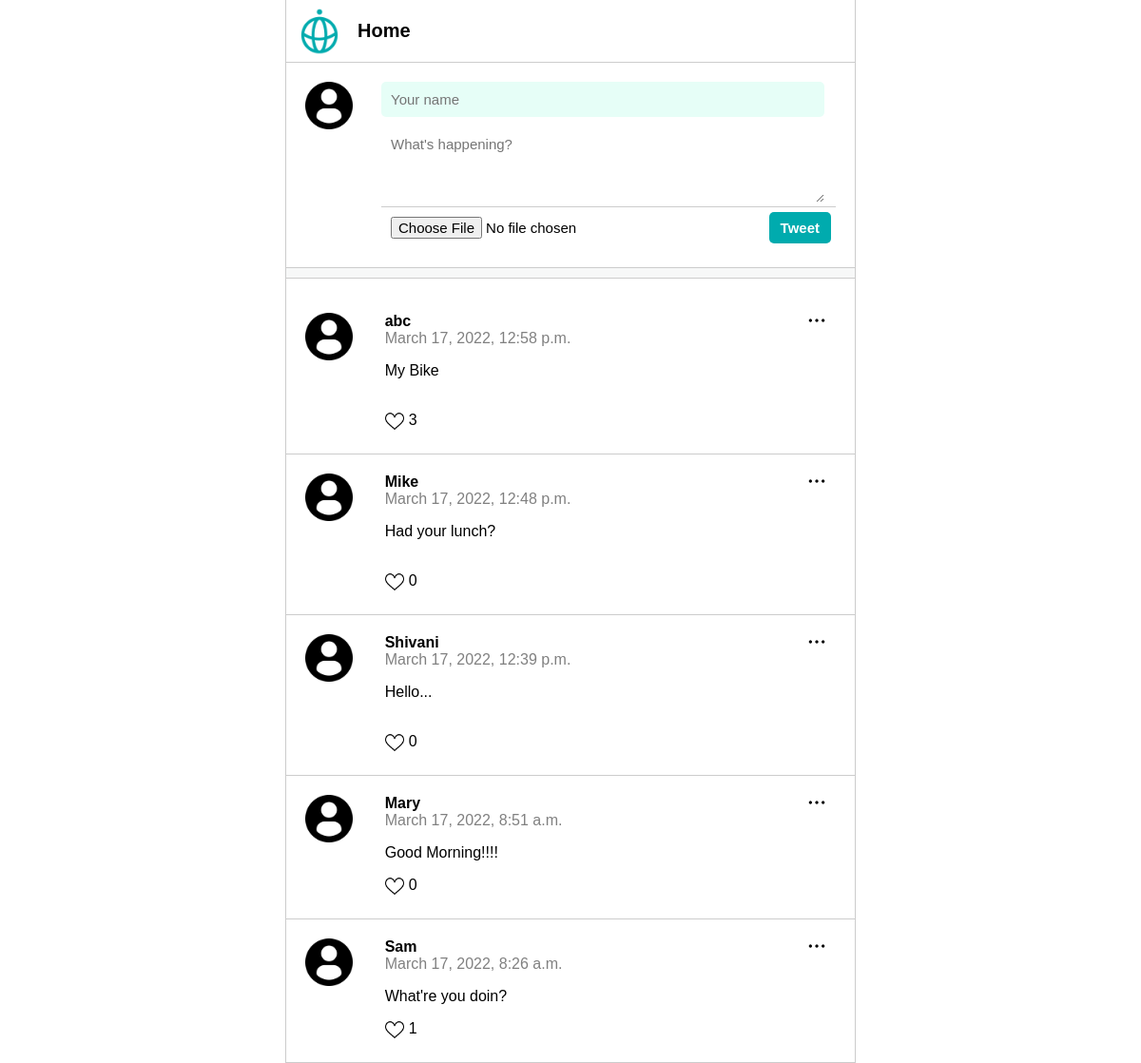
The page / on the database its author committed.
### posts/models.py (models this page shows)
class Post(models.Model):
    class Meta(object):
        db_table = 'post'
    name = models.CharField(
        'Name', blank=False, null=False, max_length=14, db_index=True, default='Anonymous'
    )
    body = models.CharField(
        'Body', blank=True, null=True, max_length=140, db_index=True
    )
    created_at = models.DateTimeField(
        'Created DateTime', blank=True, auto_now_add=True
    )
    like_count = models.PositiveBigIntegerField(
        'like', blank=True, null=True, default=0
    )
    image = CloudinaryField(
        'image', blank=True
    )

### posts/views.py (the view, shortened to what this page needs)
# urls.py: path('', views.index, name='index'),
def index(request):
    form = PostForm(request.POST, request.FILES)
    posts = Post.objects.all().order_by('-created_at')[:20]
    return render(request, 'posts.html', {'posts': posts, 'form': form})

### posts/forms.py
class PostForm(forms.ModelForm):
    class Meta:
        model = Post
        fields = '__all__'

### templates/posts.html (shortened to what this page needs)
{% extends "base.html" %} {% block content %} {% load static %}
<section class="content">
  <section class="main_header">
    <img src="{% static 'img/techis-logo.png' %}" class="logo" />
    <h1>Home</h1>
  </section>
  <div class="posts_form">
    <img src="{% static 'img/profile-user.png' %}" />
    <form action="/" method="POST" enctype="multipart/form-data">
      <input type="text" name="name" placeholder="Your name" required />
      <textarea name="body" placeholder="What's happening?" required></textarea>
      <div class="bottom">
        <input type="file" id="myfile" name="image" />
        <button class="btn" type="submit">Tweet</button>
      </div>
    </form>
  </div>
  <div class="space"></div>
  <section class="posts">
    <ul>
      {% for post in posts %}
      <li>
        <img
          class="option_icon js-option-icon"
          src="{% static 'img/option.png' %}"
        />
        <div class="logo">
          <img src="{% static 'img/profile-user.png' %}" />
        </div>
        <div class="name_body">
          <div class="name">{{ post.name }}</div>
          <div class="datetime">{{ post.created_at }}</div>
          <p>{{ post.body }}</p>
          <div class="icon">
            <a href="likes/{{ post.id }}">
              <img src="{% static 'img/like.png' %}" />
            </a>
            {{ post.like_count }}
          </div>
        </div>
      </li>
      {% endfor %}
    </ul>
  </section>
</section>
{% endblock %}

### templates/base.html (shortened to what this page needs)
<!DOCTYPE html>
<html lang="en">
  <head>
    {% load static %}
    <link href="{% static 'css/style.css' %}" rel="stylesheet" />
  </head>
  <body>
    {% block content %} {{ content }} {% endblock %}
  </body>
</html>

### static/css/style.css (style rules this page uses)
html, body { height: 100%; margin: 0 auto; font-family: sans-serif; }
.content { max-width: 600px; margin: 0 auto; border-left: 1px solid #ccc; border-right: 1px solid #ccc; text-align: left; box-sizing: border-box; }
.main_header { display: flex; height: 45px; border-bottom: 1px solid #ccc; padding: 10px; justify-content: left; align-items: center; }
.main_header .logo { width: 50px; margin-right: 15px; }
.main_header h1 { margin: 0px 0px; font-size: 20px; }
.posts_form { padding: 20px; border-bottom: 1px solid #ccc; }
.posts_form img { width: 50px; position: relative; float: left; padding-right: 30px; padding-bottom: 135px; }
.space { height: 10px; background-color: #f7f8f8; border-bottom: 1px solid #ccc; }
.posts_form .btn { color: white; background-color: #00abae; font-weight: bold; font-size: 15px; padding: 8px 12px; border: none; border-radius: 5px; }
.posts_form .bottom { display: flex; justify-content: space-between; padding: 5px; border-top: 1px solid #ccc; }
.posts_form #myfile { background: none; margin-bottom: 0px; padding: 5px; }
.posts_form input { width: 80%; background-color: #e6fef7; margin-bottom: 10px; padding: 10px; border: 0px; border-radius: 5px; font-size: 15px; }
.posts_form textarea { width: 80%; height: 60px; padding: 10px; font-family: sans-serif; border: 0px; border-radius: 5px; font-size: 15px; }
.posts ul { padding: 0; }
.posts li .option_icon { width: 20px; position: absolute; right: 30px; top: 18px; }
.posts li { position: relative; display: flex; border-bottom: 1px solid #ccc; padding: 20px; list-style: none; }
.posts li .logo { flex-basis: 15%; }
.posts li .logo img { width: 60%; }
.posts li .name_body { flex-basis: 85%; }
.posts li .name_body .name { font-weight: bold; }
.posts li .name_body .datetime { color: gray; }
.icon { width: 20px; display: flex; }
.icon img { width: 20px; padding-right: 5px; }

### rows shown on the page
Post: name "abc", created_at "March 17, 2022, 12:58 p.m.", body "My Bike", like_count "3"
Post: name "Mike", created_at "March 17, 2022, 12:48 p.m.", body "Had your lunch?", like_count "0"
Post: name "Shivani", created_at "March 17, 2022, 12:39 p.m.", body "Hello...", like_count "0"
Post: name "Mary", created_at "March 17, 2022, 8:51 a.m.", body "Good Morning!!!!", like_count "0"
Post: name "Sam", created_at "March 17, 2022, 8:26 a.m.", body "What're you doin?", like_count "1"
